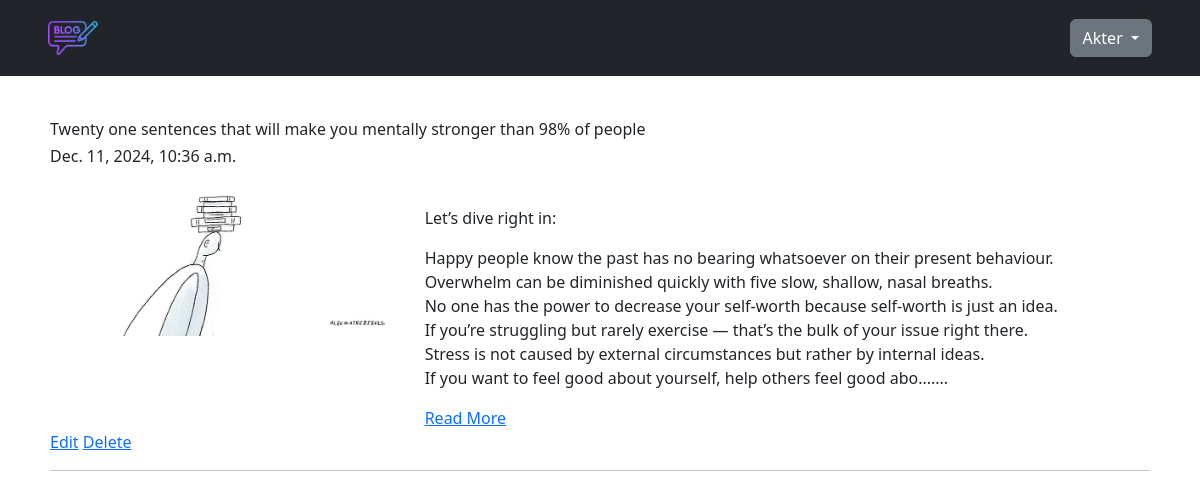
Screenshot of /blog/my-blogs/ (signed in) with the database file from the repository.
### App_Blog/models.py (models this page shows, shortened)
class Blog(models.Model):
    author= models.ForeignKey(User,on_delete=models.CASCADE,related_name="post_author")
    blog_title= models.CharField(max_length=100,verbose_name="enter the title")
    slug= models.SlugField(max_length=264, unique=True)
    blog_content= models.TextField(verbose_name="what is in your mind?")
    blog_image= models.ImageField(upload_to="blog_images", verbose_name="Blog Image")
    publish_Date= models.DateTimeField(auto_now_add=True)
    update_Date= models.DateTimeField(auto_now=True)
    class Meta:
        ordering=("-publish_Date",)

### App_Blog/views.py (the view)
# urls.py: path("my-blogs/",views.MyBlogs.as_view(),name="my_blogs"),
class MyBlogs(LoginRequiredMixin,TemplateView):
    template_name="App_Blog/my_blogs.html"

### App_Blog/templatetags/custom_filters.py (called while the page is built)
def range_filter(value):
    return value[0:500]+ "......."

### templates/App_Blog/my_blogs.html (shortened to what this page needs)
{% extends 'base.html' %}
{%load custom_filters %}
{%block body_block %}
{% for blog in user.post_author.all %}
<h6 class="mt-4 text-bold">{{blog.blog_title}}</h6>
<h6>{{blog.publish_Date}}</h6>
<div class="row mt-4" >
<div class="col-sm-4">
<img src="/media/{{blog.blog_image}}" width="100%">
</div>
<div class="col-sm-8">
<p>{{blog.blog_content | range_filter | linebreaks }}
<a href="{% url 'App_Blog:blog_details' slug=blog.slug %}">Read More</a>
</div>
</div>
<a href="{% url "App_Blog:edit_blog" pk=blog.pk  %}">Edit</a>
<a href="{% url "App_Blog:delete_blog" pk=blog.pk  %}">Delete</a>
<hr>
{% endfor %}
{% endblock %}

### templates/base.html (shortened to what this page needs)
<!DOCTYPE html>
<html lang="en">
<head>
    <link href="https://cdn.jsdelivr.net/npm/bootstrap@5.3.3/dist/css/bootstrap.min.css" rel="stylesheet">
    <link href="https://cdnjs.cloudflare.com/ajax/libs/font-awesome/4.7.0/css/font-awesome.min.css" rel="stylesheet">
</head>
<body>
    <nav class="navbar navbar-expand-sm bg-dark navbar-dark">
        <div class="container-fluid d-flex justify-content-between align-items-center px-5">
            <a class="navbar-brand" href="{% url 'index' %}">
                <img src="/media/logo.png" width="50px" alt="Logo">
            </a>
            <div>
                {% if user.is_authenticated %}
                <div class="nav-item dropdown">
                    <a
                      class="btn btn-secondary dropdown-toggle"
                      href="#"
                      id="dropdownMenuLink"
                      data-bs-toggle="dropdown"
                      aria-expanded="false"
                    >
                      {{ user.username }}
                    </a>
                </div>
                {% else %}
                <a class="btn btn-outline-light me-2" href="{% url 'App_Login:signup' %}">Sign Up</a>
                <a class="btn btn-light" href="{% url 'App_Login:login' %}">Login</a>
                {% endif %}
            </div>
        </div>
    </nav>
    <div class="container" style="padding: 20px;">
        {% block body_block %}
        {% endblock %}
    </div>
</body>
</html>

### rows the page displays
Blog: blog_title "Twenty one sentences that will make you mentally stronger than 98% of people", publish_Date "Dec. 11, 2024, 10:36 a.m.", blog_image (picture), blog_content|range_filter "Let’s dive right in: Happy people know the past has no bearing whatsoever on their present behaviour. Overwhelm can be diminished quickly with five slow, shallow, nasal breaths. No one has the power to decrease your self-worth because self-worth is just an idea. If you’re struggling but rarely exercise — that’s the bulk of your issue right there. Stress is not caused by external circumstances but rather by internal ideas. If you want to feel good about yourself, help others feel good abo......."

### other values shown
{{ user.username }} "Akter"
